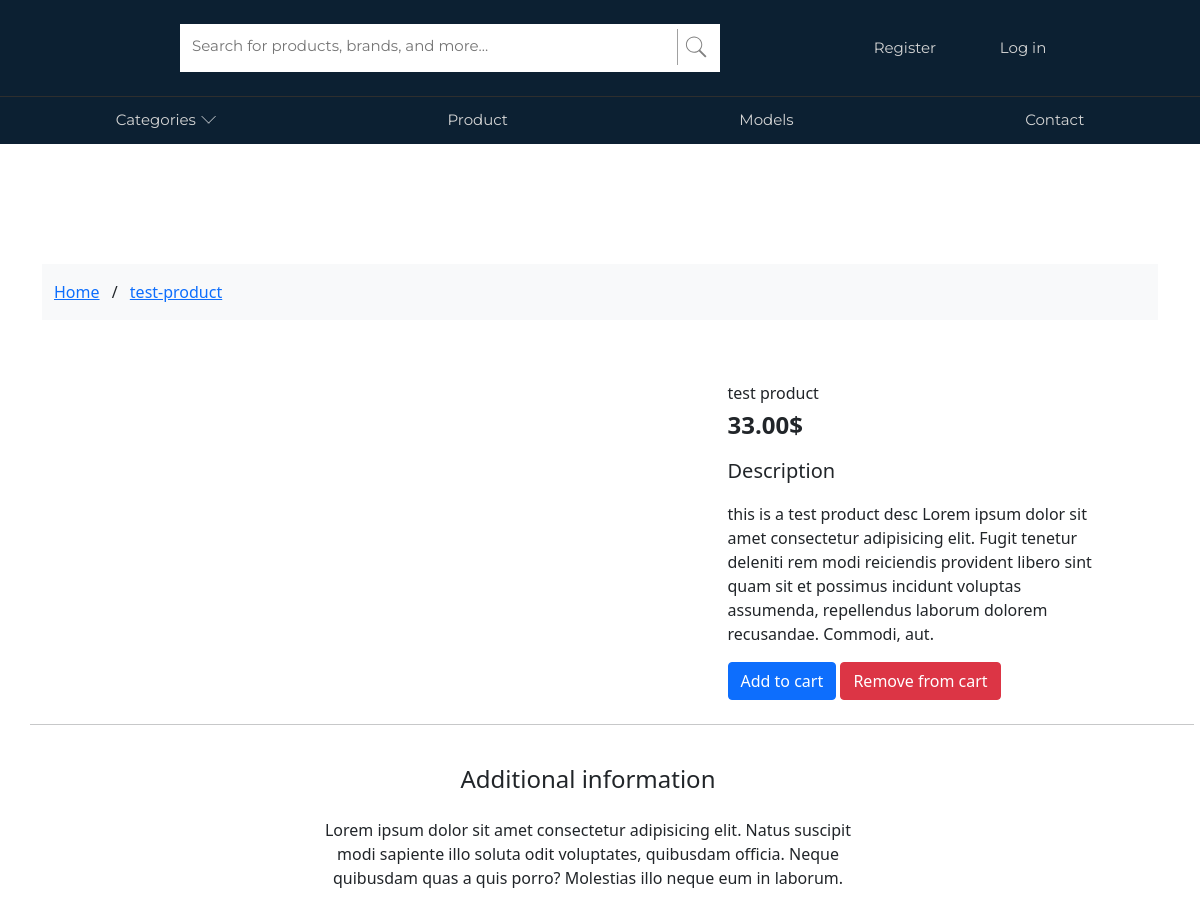
The page /product/test-product/ on the database its author committed.
### products/models.py (models this page shows, shortened)
class ProductModel(models.Model):
    currencies = [
    ('$', "US Dollars ($)"),
    ]
    slug = models.SlugField(unique=True, blank=True, default=None)
    prod_name = models.CharField(max_length=40)
    prod_desc = models.TextField(max_length=500)
    currency = models.CharField(max_length=5, choices=currencies, default="$")
    prod_price = models.DecimalField(default=0.0, max_digits=10, decimal_places=2)
    prod_discount_price = models.FloatField(blank=True, null=True)
    prod_img = models.ImageField(default='product_default.jpg', upload_to='product_pics')
    user = models.ForeignKey(User, on_delete=models.CASCADE)
    categories = models.ForeignKey(ProductCategory, related_name='Category', blank=True, null=True, default=None, on_delete=models.CASCADE) #this
    stock = models.IntegerField(default=0)
    def get_absolute_url(self):
        return reverse("product_view", kwargs={
            'slug': self.slug
        })

### products/views.py (the view)
# urls.py: path('product/<slug:slug>/', product_views.ProdDetailView.as_view(template_name='products/product.html'), name='product_view'),
class ProdDetailView(DetailView):
    model = ProductModel
    template_name = 'product.html'
    context_object_name = 'products'
    def get_object(self):
        return get_object_or_404(ProductModel, slug=self.kwargs["slug"])

### products/templates/products/product.html (shortened to what this page needs)
{% extends 'allsellapp/base.html' %}
{% load static %}
{% load custom_filters %}
{% block content %}
  <main class="mt-5 pt-4">
    <div class="container dark-grey-text mt-5">
      <div class="bg-light py-3">
        <div class="container">
            <div class="row">
                <div class="col-md-12 mb-0">
                    <a href="{% url 'home_view' %}">Home</a>
                    <span class="mx-2 mb-0">/</span>
                    <a href='{{ products.get_absolute_url }}' class="text-black">{{products.slug}}</a>
                </div>
            </div>
        </div>
      </div>
      <div class="row wow fadeIn">
        <div class="product-item-detail-container">
          <div id="carouselExampleIndicators" class="p-4 col-md-6 mb-4 carousel slide" data-bs-ride="carousel">
        </div>
        <div class="product-item-detail">
          <div class="p-4">
            <div class="mb-3">
              <a href="">
                <span class="badge bg-{{ products.categories.color_tag }}">{{ products.categories }}</span>
              </a>
            </div>
            <p class="lead">
              {% if products.prod_discount_price %}
                  <span class="mr-1">
                    <del>${{ products.prod_price }}</del>
                  </span>
                <span>${{ products.prod_discount_price }}</span>
              {% else %}
                <h6>{{ products.prod_name }}</h6>
                <h4 class="fw-bold">{{ products.prod_price }}{{ products.currency }}</h4>
              {% endif %}
            </p>
            <p class="lead font-weight-bold">Description</p>
            <p>{{ products.prod_desc }} Lorem ipsum dolor sit amet consectetur adipisicing elit. Fugit tenetur deleniti rem modi reiciendis provident libero sint quam sit et possimus incidunt voluptas assumenda, repellendus laborum dolorem recusandae. Commodi, aut.</p>
            <a href="{{ object.get_add_to_cart_url }}" class="btn btn-primary btn-md my-0 p">
              Add to cart
            </a>
            <a href="{{ object.get_remove_from_cart_url }}" class="btn btn-danger btn-md my-0 p">
              Remove from cart
            </a>
          </div>
        </div>
      </div>
      <hr>
      <div class="row d-flex justify-content-center wow fadeIn">
        <div class="col-md-6 text-center">
          <h4 class="my-4 h4">Additional information</h4>
          <p>Lorem ipsum dolor sit amet consectetur adipisicing elit. Natus suscipit modi sapiente illo soluta odit
            voluptates,
            quibusdam officia. Neque quibusdam quas a quis porro? Molestias illo neque eum in laborum.</p>
        </div>
      </div>
      <div class="row wow fadeIn">
        <div class="col-lg-4 col-md-12 mb-4">
        </div>
        <div class="col-lg-4 col-md-6 mb-4">
        </div>
        <div class="col-lg-4 col-md-6 mb-4">
        </div>
      </div>
    </div>
  </main>
{% endblock content %}

### allsellapp/static/css/main.css (style rules this page uses)
:root { --ff-mont: 'Montserrat', serif; --yellow-color: none; --sec-color: none; --nav-color: #0c2032; --navbar-font-color--active: white; --btn-color: #0cbadd; --success-msg-text-color: #81A48C; --success-msg-backgrd-color: #CDEBD6; --bckgrnd-color: #F7F7F7; --drop-down-bc-color: rgba(22, 22, 22, 0.945); --drop-down-bc-color--active: rgb(74, 179, 240); --nav-bar-links-color: rgb(212, 212, 212); }
* { box-sizing: border-box; margin: 0; padding: 0; }
html { overflow-x: hidden; }
body { background-color: var(--bckgrnd-color); }
p { margin-top: 0; }
.btn { display: inline-block; font-weight: 400; line-height: 1.5; color: #212529; text-align: center; text-decoration: none; vertical-align: middle; cursor: pointer; -webkit-user-select: none; -moz-user-select: none; user-select: none; background-color: transparent; border: 1px solid transparent; border-top-color: transparent; border-right-color: transparent; border-bottom-color: transparent; border-left-color: transparent; padding: .375rem .75rem; font-size: 1rem; border-radius: .25rem; transition-duration: 50ms; }
.product-item-detail { position: static; width: 420px; word-wrap: break-word; }
.product-item-detail-container { display: flex; justify-content: space-around; }

### rows shown on the page
ProductModel: slug "test-product", prod_name "test product", prod_price "33.00", currency "$", prod_desc "this is a test product desc"
